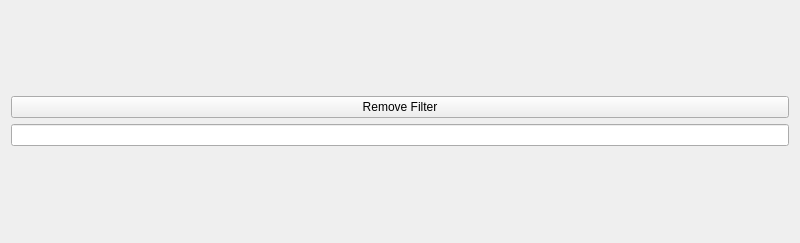
<?xml version="1.0" encoding="UTF-8"?>
<ui version="4.0">
 <class>Widget</class>
 <widget class="QWidget" name="Widget">
  <property name="geometry">
   <rect>
    <x>0</x>
    <y>0</y>
    <width>800</width>
    <height>243</height>
   </rect>
  </property>
  <property name="windowTitle">
   <string>06_Event_Filter_On_QObject</string>
  </property>
  <layout class="QVBoxLayout" name="verticalLayout_2">
   <item>
    <layout class="QVBoxLayout" name="verticalLayout">
     <item>
      <widget class="QPushButton" name="remove_Filter_Button">
       <property name="text">
        <string>Remove Filter</string>
       </property>
      </widget>
     </item>
     <item>
      <widget class="QLineEdit" name="lineEdit"/>
     </item>
    </layout>
   </item>
  </layout>
 </widget>
 <resources/>
 <connections/>
</ui>
